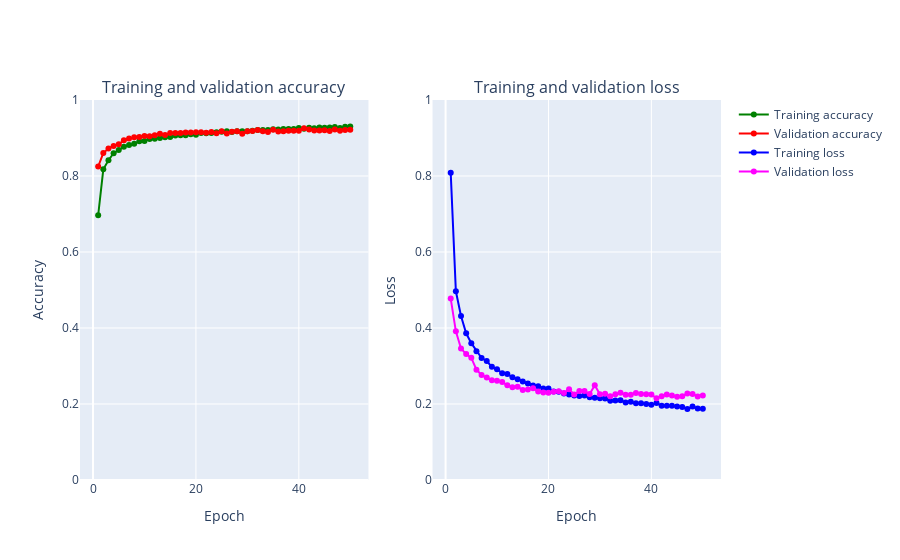

Source (notebook cell):
### Code cell
def create_trace(x,y,ylabel,color):
        trace = go.Scatter(
            x = x,y = y,
            name=ylabel,
            marker=dict(color=color),
            mode = "markers+lines",
            text=x
        )
        return trace
    
def plot_accuracy_and_loss(train_model):
    hist = train_model.history
    acc = hist['accuracy']
    val_acc = hist['val_accuracy']
    loss = hist['loss']
    val_loss = hist['val_loss']
    epochs = list(range(1,len(acc)+1))
    
    trace_ta = create_trace(epochs,acc,"Training accuracy", "Green")
    trace_va = create_trace(epochs,val_acc,"Validation accuracy", "Red")
    trace_tl = create_trace(epochs,loss,"Training loss", "Blue")
    trace_vl = create_trace(epochs,val_loss,"Validation loss", "Magenta")
   
    fig = tools.make_subplots(rows=1,cols=2, subplot_titles=('Training and validation accuracy',
                                                             'Training and validation loss'))
    fig.append_trace(trace_ta,1,1)
    fig.append_trace(trace_va,1,1)
    fig.append_trace(trace_tl,1,2)
    fig.append_trace(trace_vl,1,2)
    fig['layout']['xaxis'].update(title = 'Epoch')
    fig['layout']['xaxis2'].update(title = 'Epoch')
    fig['layout']['yaxis'].update(title = 'Accuracy', range=[0,1])
    fig['layout']['yaxis2'].update(title = 'Loss', range=[0,1])

    
    iplot(fig, filename='accuracy-loss')

plot_accuracy_and_loss(train_model)

### Figure 1 — Plotly figure (JSON) as saved in the notebook; plotly's stock layout.template omitted (floating-point values rounded to 4 significant figures)
{"data": [{"marker": {"color": "Green"}, "mode": "markers+lines", "name": "Training accuracy", "text": ["1", "2", "3", "4", "5", "6", "7", "8", "9", "10", "11", "12", "13", "14", "15", "16", "17", "18", "19", "20", "21", "22", "23", "24", "25", "26", "27", "28", "29", "30", "31", "32", "33", "34", "35", "36", "37", "38", "39", "40", "41", "42", "43", "44", "45", "46", "47", "48", "49", "50"], "type": "scatter", "x": [1, 2, 3, 4, 5, 6, 7, 8, 9, 10, 11, 12, 13, 14, 15, 16, 17, 18, 19, 20, 21, 22, 23, 24, 25, 26, 27, 28, 29, 30, 31, 32, 33, 34, 35, 36, 37, 38, 39, 40, 41, 42, 43, 44, 45, 46, 47, 48, 49, 50], "xaxis": "x", "y": [0.6967, 0.8176, 0.8414, 0.86, 0.8681, 0.8769, 0.8813, 0.8847, 0.8916, 0.892, 0.8975, 0.8978, 0.9003, 0.9017, 0.9029, 0.9066, 0.9075, 0.9075, 0.91, 0.9086, 0.9134, 0.9124, 0.9128, 0.9151, 0.9167, 0.9178, 0.9156, 0.9178, 0.9178, 0.9179, 0.9191, 0.9214, 0.9208, 0.921, 0.9234, 0.9221, 0.9237, 0.9239, 0.9235, 0.9261, 0.924, 0.9272, 0.9258, 0.9274, 0.9269, 0.9275, 0.9291, 0.9262, 0.9295, 0.93], "yaxis": "y"}, {"marker": {"color": "Red"}, "mode": "markers+lines", "name": "Validation accuracy", "text": ["1", "2", "3", "4", "5", "6", "7", "8", "9", "10", "11", "12", "13", "14", "15", "16", "17", "18", "19", "20", "21", "22", "23", "24", "25", "26", "27", "28", "29", "30", "31", "32", "33", "34", "35", "36", "37", "38", "39", "40", "41", "42", "43", "44", "45", "46", "47", "48", "49", "50"], "type": "scatter", "x": [1, 2, 3, 4, 5, 6, 7, 8, 9, 10, 11, 12, 13, 14, 15, 16, 17, 18, 19, 20, 21, 22, 23, 24, 25, 26, 27, 28, 29, 30, 31, 32, 33, 34, 35, 36, 37, 38, 39, 40, 41, 42, 43, 44, 45, 46, 47, 48, 49, 50], "xaxis": "x", "y": [0.8248, 0.8605, 0.8723, 0.8789, 0.8832, 0.894, 0.8989, 0.9017, 0.9024, 0.9054, 0.9046, 0.9072, 0.9113, 0.9078, 0.9132, 0.9131, 0.9132, 0.9147, 0.9147, 0.9152, 0.9151, 0.9137, 0.9161, 0.9123, 0.9177, 0.9117, 0.9163, 0.9178, 0.9112, 0.9179, 0.9183, 0.9212, 0.9179, 0.9158, 0.9216, 0.917, 0.9178, 0.9191, 0.9193, 0.919, 0.9259, 0.9221, 0.9199, 0.9198, 0.9205, 0.9185, 0.9227, 0.9193, 0.9209, 0.9219], "yaxis": "y"}, {"marker": {"color": "Blue"}, "mode": "markers+lines", "name": "Training loss", "text": ["1", "2", "3", "4", "5", "6", "7", "8", "9", "10", "11", "12", "13", "14", "15", "16", "17", "18", "19", "20", "21", "22", "23", "24", "25", "26", "27", "28", "29", "30", "31", "32", "33", "34", "35", "36", "37", "38", "39", "40", "41", "42", "43", "44", "45", "46", "47", "48", "49", "50"], "type": "scatter", "x": [1, 2, 3, 4, 5, 6, 7, 8, 9, 10, 11, 12, 13, 14, 15, 16, 17, 18, 19, 20, 21, 22, 23, 24, 25, 26, 27, 28, 29, 30, 31, 32, 33, 34, 35, 36, 37, 38, 39, 40, 41, 42, 43, 44, 45, 46, 47, 48, 49, 50], "xaxis": "x2", "y": [0.8082, 0.4965, 0.4317, 0.3862, 0.3601, 0.3388, 0.3209, 0.3132, 0.2978, 0.2914, 0.2806, 0.2789, 0.2702, 0.2652, 0.2593, 0.2537, 0.2486, 0.247, 0.2407, 0.2405, 0.233, 0.2321, 0.2277, 0.225, 0.2223, 0.2208, 0.2226, 0.2179, 0.2167, 0.2153, 0.2147, 0.2082, 0.2095, 0.2098, 0.2037, 0.2059, 0.2017, 0.2019, 0.2002, 0.1977, 0.2024, 0.1954, 0.1952, 0.1951, 0.1937, 0.1922, 0.1866, 0.1932, 0.1884, 0.1878], "yaxis": "y2"}, {"marker": {"color": "Magenta"}, "mode": "markers+lines", "name": "Validation loss", "text": ["1", "2", "3", "4", "5", "6", "7", "8", "9", "10", "11", "12", "13", "14", "15", "16", "17", "18", "19", "20", "21", "22", "23", "24", "25", "26", "27", "28", "29", "30", "31", "32", "33", "34", "35", "36", "37", "38", "39", "40", "41", "42", "43", "44", "45", "46", "47", "48", "49", "50"], "type": "scatter", "x": [1, 2, 3, 4, 5, 6, 7, 8, 9, 10, 11, 12, 13, 14, 15, 16, 17, 18, 19, 20, 21, 22, 23, 24, 25, 26, 27, 28, 29, 30, 31, 32, 33, 34, 35, 36, 37, 38, 39, 40, 41, 42, 43, 44, 45, 46, 47, 48, 49, 50], "xaxis": "x2", "y": [0.4773, 0.3912, 0.3461, 0.3314, 0.3214, 0.2903, 0.2762, 0.27, 0.2627, 0.2614, 0.2579, 0.2492, 0.2438, 0.2452, 0.2371, 0.2383, 0.2413, 0.2328, 0.2302, 0.2295, 0.2324, 0.2336, 0.2288, 0.2388, 0.225, 0.2345, 0.2341, 0.2261, 0.2496, 0.2254, 0.2271, 0.2201, 0.2253, 0.2295, 0.2246, 0.2242, 0.2287, 0.2265, 0.2259, 0.2253, 0.2151, 0.2201, 0.225, 0.2226, 0.2188, 0.2207, 0.2276, 0.2264, 0.2199, 0.2227], "yaxis": "y2"}], "layout": {"annotations": [{"font": {"size": 16}, "showarrow": false, "text": "Training and validation accuracy", "x": 0.225, "xanchor": "center", "xref": "paper", "y": 1, "yanchor": "bottom", "yref": "paper"}, {"font": {"size": 16}, "showarrow": false, "text": "Training and validation loss", "x": 0.775, "xanchor": "center", "xref": "paper", "y": 1, "yanchor": "bottom", "yref": "paper"}], "xaxis": {"anchor": "y", "domain": [0, 0.45], "title": {"text": "Epoch"}}, "xaxis2": {"anchor": "y2", "domain": [0.55, 1], "title": {"text": "Epoch"}}, "yaxis": {"anchor": "x", "domain": [0, 1], "range": [0, 1], "title": {"text": "Accuracy"}}, "yaxis2": {"anchor": "x2", "domain": [0, 1], "range": [0, 1], "title": {"text": "Loss"}}}}
